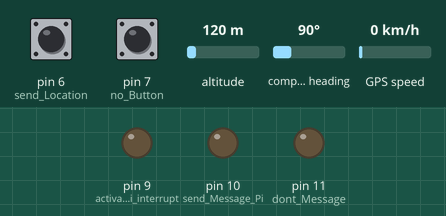
A sketch run on a simulated Arduino Uno, built with avr-gcc and run on an emulated ATmega328P. Parts: output pins drawn as LEDs (lit = HIGH). The test bench sets the inputs (shaded band); at power-on: pin 6 (send_Location) HIGH, pin 7 (no_Button) HIGH, altitude 120 m, compass heading 90°, GPS speed 0 km/h. The GPS gets a fix after 3 s at 37.7749, -122.4194 with 8 satellites; the modem accepts every AT command (registered, SIM ready, sends succeed) and sends nothing else; what the sketch prints to the serial monitor is not drawn.

Above: at 1.2 s.
1.3 s: pin 6 (send_Location) pulled LOW for 1 s
At 3.3 s:
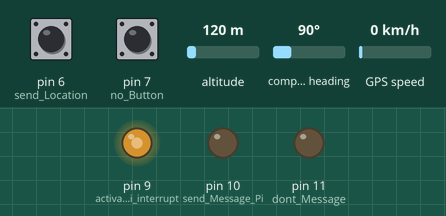
4.0 s: pin 7 (no_Button) pulled LOW for 0.15 s
At 4.8 s:
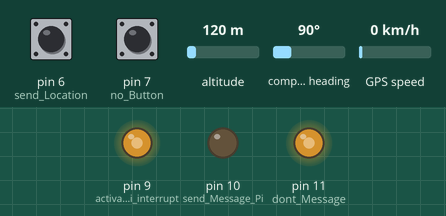
6.5 s: pin 6 (send_Location) pulled LOW for 3.2 s
At 8.0 s:
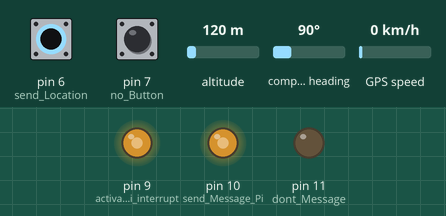
15.3 s: pin 6 (send_Location) driven LOW and pin 7 (no_Button) driven LOW
At 17.6 s:
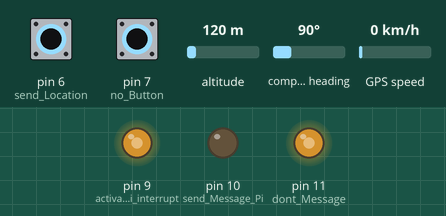
19.4 s: pin 7 (no_Button) driven HIGH
At 20.9 s:
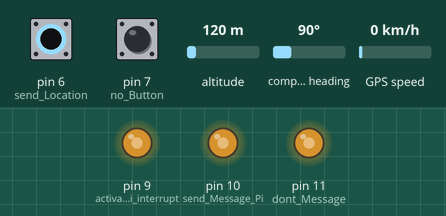
Timing chart, 0 to 21.9 s (numbered marks = the images above; inputs shaded):
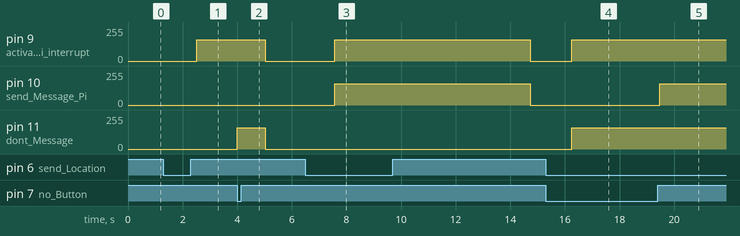

The sketch:

gps.ino
```cpp
#include <TinyGPS++.h>
#include <SoftwareSerial.h>

// Choose two Arduino pins to use for software serial
int RXPin = 3;
int TXPin = 5;
int gsmRXPin = 2;
int gsmTXPin = 4;

int send_Location = 6;
int no_Button = 7;
int activate_Pi_interrupt  = 9;
int send_Message_Pi = 10;
int dont_Message = 11;

int GPSBaud = 9600;
String Coordinates = "";
//volatile String locations = Coordinates;

// Create a TinyGPS++ object
TinyGPSPlus GPS;

// Create a software serial port called "gpsSerial"
SoftwareSerial gpsSerial(RXPin, TXPin);
SoftwareSerial gsmSerial(gsmRXPin, gsmTXPin); //SIM800L Tx & Rx is connected to Arduino #3 & #2

void setup()
{
  // Start the Arduino hardware serial port at 9600 baud
  Serial.begin(9600);
  pinMode(send_Location, INPUT_PULLUP);
  pinMode(no_Button, INPUT_PULLUP);

  pinMode(activate_Pi_interrupt, OUTPUT);
  pinMode(dont_Message, OUTPUT);
  pinMode(send_Message_Pi, OUTPUT);

  analogWrite(activate_Pi_interrupt, 0);
  analogWrite(send_Message_Pi, 0);
  analogWrite(dont_Message, 0);

  // Start the software serial port at the GPS's default baud
  gpsSerial.begin(GPSBaud);
}

void loop() {
  while (gpsSerial.available() > 0)
    if (GPS.encode(gpsSerial.read())) {
      displayInfo();
      if (!digitalRead(send_Location)) {
        delay(500);
        Serial.println("Do you really want to send your location?");
        analogWrite(activate_Pi_interrupt, 160);
        while (digitalRead(send_Location) && digitalRead(no_Button)) {
          delayMicroseconds(50);
        }
        if (!digitalRead(no_Button)) {
          Serial.println("no");
          analogWrite(dont_Message, 160);
          return;
        }
        else {
          Serial.println("Sending message");
          analogWrite(send_Message_Pi, 160);
          delay(2000);
          gpsSerial.end();
          send_Message();
        }
      }
      Coordinates = "";
      analogWrite(activate_Pi_interrupt, 0);
      analogWrite(dont_Message, 0);
      analogWrite(send_Message_Pi, 0);

    }
  /*if (millis() > 5000 && GPS.charsProcessed() < 10)  {
    Serial.println("No GPS detected");
    //while (true);
  }*/
}

void displayInfo() {
  if (GPS.location.isValid())  {
    Coordinates += "latitude: ";
    Coordinates += String(GPS.location.lat(), 6);
    Coordinates += " longitude: ";
    Coordinates += String(GPS.location.lng(), 6);
    Serial.print("Altitude: ");
    Serial.println(GPS.altitude.meters());
    Serial.println(Coordinates);
    delay(1000);
  }
  else  {
    Serial.println("Location: Not Available");
  }
}

void send_Message() {
  //Begin serial communication with Arduino and SIM800L
  gsmSerial.begin(9600);
  Serial.println("Initializing...");
  delay(1000);

  gsmSerial.println("AT"); //Once the handshake test is successful, it will back to OK
  updateSerial();

  gsmSerial.println("AT+CMGF=1"); // Configuring TEXT mode
  updateSerial();
  gsmSerial.println("AT+CMGS=\"zzzzzzz\"");//change ZZ with country code and xxxxxxxxxxx with phone number to sms
  updateSerial();
  gsmSerial.print("An emergency situation occured I am at " + Coordinates + " please plot this at google maps"); //text content
  updateSerial();
  gsmSerial.write(26);
  delay(2000);
  gsmSerial.end();
  Serial.println("message Sent");
  gpsSerial.begin(GPSBaud);
}

void updateSerial() {
  delay(500);
  while (Serial.available())  {
    gsmSerial.write(Serial.read());//Forward what Serial received to Software Serial Port
  }
  while (gsmSerial.available())  {
    Serial.write(gsmSerial.read());//Forward what Software Serial received to Serial Port
  }
}
```

Measured:
- after the input at 1.3 s, pin 9 (activate_Pi_interrupt): 0/255 → 160/255 after 1.2 s
- after the input at 4.0 s, pin 9 (activate_Pi_interrupt): 160/255 → 0/255 after 1.0 s; pin 11 (dont_Message): 0/255 → 160/255 at once, → 0/255 1.0 s later
- after the input at 6.5 s, pin 9 (activate_Pi_interrupt), pin 10 (send_Message_Pi): 0/255 → 160/255 after 1.1 s, → 0/255 7.2 s later
- after the input at 15.3 s, pin 9 (activate_Pi_interrupt), pin 11 (dont_Message): 0/255 → 160/255 after 0.96 s
- after the input at 19.4 s, pin 10 (send_Message_Pi): 0/255 → 160/255 after 0.08 s
